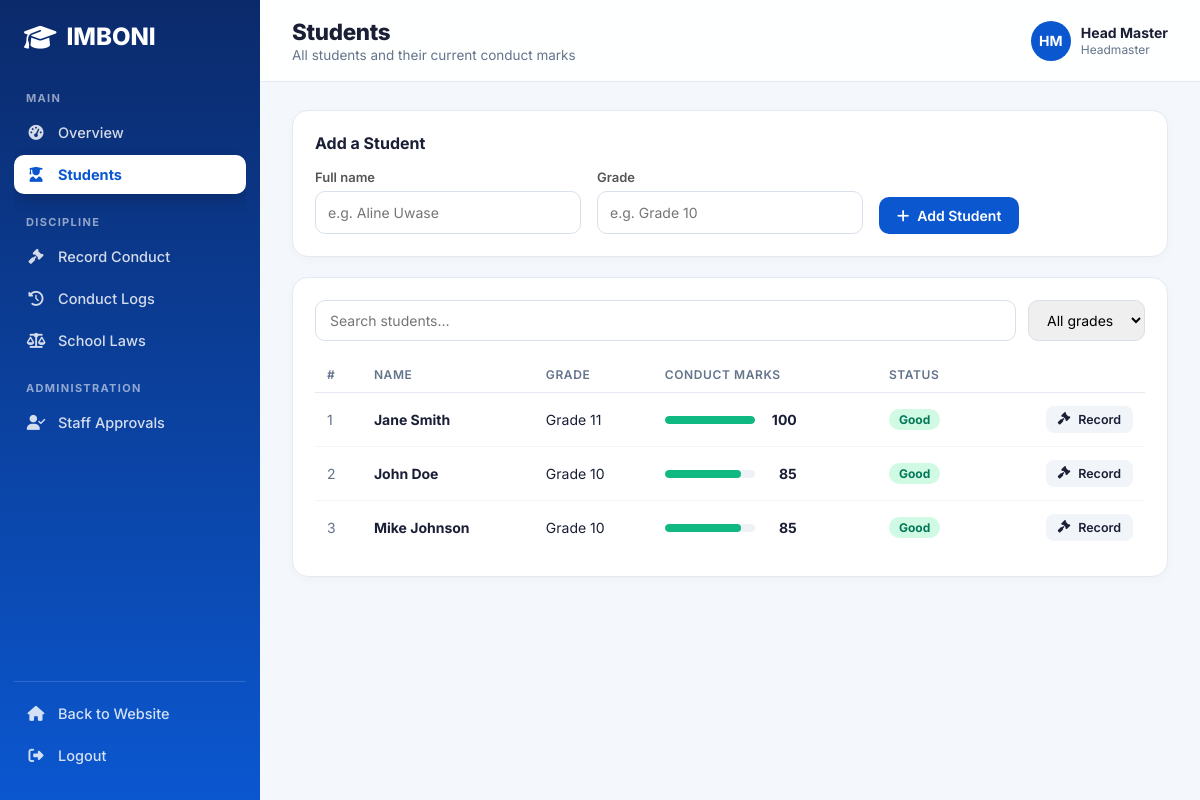
/students.php (signed in), run on the app's committed database.
### tables this page shows
CREATE TABLE `students` (
  `id` int(11) NOT NULL,
  `name` varchar(100) NOT NULL,
  `grade` varchar(20) NOT NULL,
  `current_conduct_marks` int(11) DEFAULT 100
);

### students.php (the view, shortened to what this page needs)
<?php
require_once __DIR__ . '/partials/header.php';
$canAdd   = in_array($role, ['headmaster', 'dod', 'dos'], true);
$students = $conn->query("SELECT id, name, grade, current_conduct_marks FROM students ORDER BY name ASC");
function band(int $m): array {
    if ($m >= 80) return ['good', 'Good', ''];
    return ['crit', 'Critical', 'crit'];
}
?>
<?php if ($canAdd): ?>
<section class="card" style="margin-bottom:20px">
    <div class="card-head"><h2>Add a Student</h2></div>
    <form id="student-form" class="form-grid">
        <div class="form-group"><label>Full name</label><input type="text" name="name" required placeholder="e.g. Aline Uwase"></div>
        <div class="form-group"><label>Grade</label><input type="text" name="grade" required placeholder="e.g. Grade 10"></div>
        <div class="form-group"><button type="submit" class="btn"><i class="fa-solid fa-plus"></i> Add Student</button></div>
    </form>
</section>
<?php endif; ?>
<section class="card">
    <div class="toolbar">
        <input type="search" id="q" placeholder="Search students…">
        <select id="g">
            <option value="">All grades</option>
        </select>
    </div>
    <div class="table-wrap">
        <table>
            <thead><tr><th>#</th><th>Name</th><th>Grade</th><th>Conduct marks</th><th>Status</th><th></th></tr></thead>
            <tbody id="rows">
            <?php if ($students && $students->num_rows): $i = 0; while ($s = $students->fetch_assoc()): $i++;
                $m = (int)$s['current_conduct_marks']; [$cls, $lbl, $mcls] = band($m); ?>
                <tr data-name="<?= htmlspecialchars(mb_strtolower($s['name'])) ?>" data-grade="<?= htmlspecialchars($s['grade']) ?>">
                    <td class="muted"><?= $i ?></td>
                    <td><strong><?= htmlspecialchars($s['name']) ?></strong></td>
                    <td><?= htmlspecialchars($s['grade']) ?></td>
                    <td><div class="mark-cell"><div class="meter"><span class="<?= $mcls ?>" style="width:<?= max(0, min(100, $m)) ?>%"></span></div><b><?= $m ?></b></div></td>
                    <td><span class="badge <?= $cls ?>"><?= $lbl ?></span></td>
                    <td style="text-align:right"><a class="btn sm ghost" href="conduct.php?student=<?= (int)$s['id'] ?>"><i class="fa-solid fa-gavel"></i> Record</a></td>
                </tr>
            <?php endwhile; else: ?>
                <tr><td colspan="6" class="empty">No students yet.</td></tr>
            <?php endif; ?>
            </tbody>
        </table>
    </div>
</section>
<?php require __DIR__ . '/partials/footer.php'; ?>

### assets/dashboard.css (style rules this page uses)
:root { --primary-blue: #0b57d0; --blue-600: #1a73e8; --dark-blue: #1a1f36; --text-gray: #555; --muted: #64748b; --line: #e5eaf2; --bg: #f4f7fc; --white: #fff; --green: #10b981; --amber: #f59e0b; --red: #dc3545; --sidebar-w: 260px; --font-main: 'Inter', sans-serif; }
* { margin: 0; padding: 0; box-sizing: border-box; }
body.app { font-family: var(--font-main); background: var(--bg); color: var(--dark-blue); min-height: 100vh; }
a { color: inherit; text-decoration: none; }
.card { background: #fff; border: 1px solid var(--line); border-radius: 16px; padding: 22px; box-shadow: 0 2px 10px rgba(16,24,40,.03); }
.card-head { display: flex; align-items: center; justify-content: space-between; gap: 10px; margin-bottom: 16px; flex-wrap: wrap; }
.card-head h2 { font-size: 1rem; font-weight: 700; }
.btn { display: inline-flex; align-items: center; gap: 8px; padding: 10px 18px; border-radius: 10px; border: none; background: var(--primary-blue); color: #fff; font-weight: 600; font-size: 14px; cursor: pointer; font-family: inherit; transition: transform .15s, background .2s; }
.btn.ghost { background: #f1f5f9; color: var(--dark-blue); }
.btn.sm { padding: 6px 12px; font-size: 12.5px; border-radius: 8px; }
.table-wrap { overflow-x: auto; }
table { width: 100%; border-collapse: collapse; }
th { text-align: left; font-size: 12px; text-transform: uppercase; letter-spacing: .05em; color: var(--muted); font-weight: 600; padding: 10px 12px; border-bottom: 1px solid var(--line); white-space: nowrap; }
td { padding: 13px 12px; border-bottom: 1px solid #f0f3f8; font-size: 14px; vertical-align: middle; }
tr:last-child td { border-bottom: none; }
.muted { color: var(--muted); }
.badge { display: inline-block; padding: 3px 10px; border-radius: 20px; font-size: 12px; font-weight: 700; }
.badge.good { background: #d1fae5; color: #047857; }
.meter { height: 8px; background: #eef2f7; border-radius: 10px; overflow: hidden; min-width: 90px; }
.meter > span { display: block; height: 100%; border-radius: 10px; background: var(--green); }
.mark-cell { display: flex; align-items: center; gap: 10px; }
.mark-cell b { width: 32px; text-align: right; }
.form-grid { display: grid; grid-template-columns: repeat(auto-fit, minmax(220px, 1fr)); gap: 16px; align-items: end; }
.form-group { margin-bottom: 0; }
.form-group label { display: block; margin-bottom: 6px; color: var(--text-gray); font-weight: 600; font-size: 13px; }
.form-group input, .form-group select { width: 100%; padding: 12px; border: 1px solid #d9e0ec; border-radius: 10px; font-family: inherit; font-size: 14px; outline: none; background: #fff; transition: border .2s, box-shadow .2s; }
.toolbar { display: flex; gap: 12px; flex-wrap: wrap; margin-bottom: 16px; }
.toolbar input, .toolbar select { padding: 10px 14px; border: 1px solid #d9e0ec; border-radius: 10px; font-family: inherit; font-size: 14px; outline: none; }
.toolbar input { flex: 1; min-width: 200px; }

### data on the page
students: name "Jane Smith", grade "Grade 11", current_conduct_marks "100", lbl "Good"
students: name "John Doe", grade "Grade 10", current_conduct_marks "85", lbl "Good"
students: name "Mike Johnson", grade "Grade 10", current_conduct_marks "85", lbl "Good"

### other printed values
$item['section'] "MAIN"
$label "Overview"
$label "Students"
$item['section'] "DISCIPLINE"
$label "Record Conduct"
$label "Conduct Logs"
$label "School Laws"
$item['section'] "ADMINISTRATION"
$label "Staff Approvals"
$pageTitle "Students"
$pageSubtitle "All students and their current conduct marks"
initials($userName) "HM"
$userName "Head Master"
$roleLabel "Headmaster"
